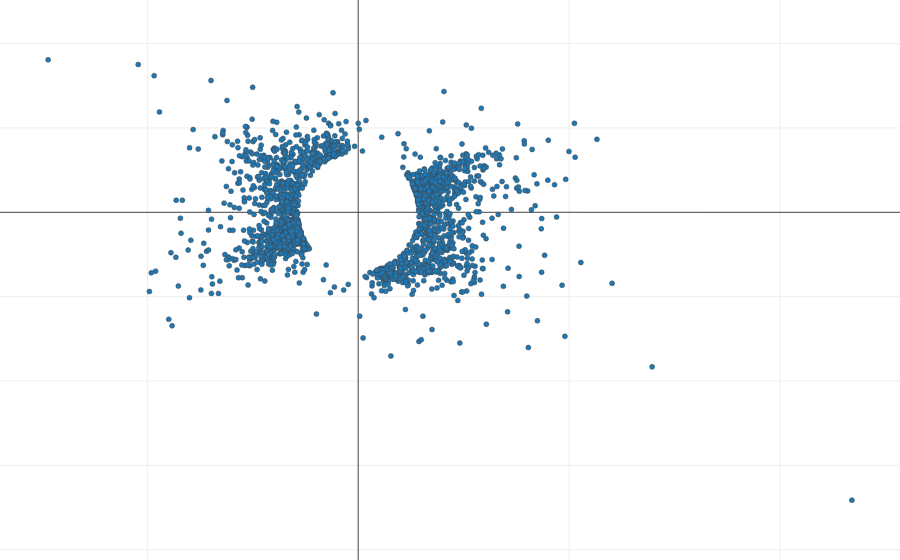

Write notebook code for a chart like this one.
### Code cell
plotly.offline.iplot(decomposition.plotly_factor_var(d_all, 0, 1, var2gene_dict))

### Figure 1 — Plotly figure (JSON) as saved in the notebook; plotly's stock layout.template omitted (floating-point values rounded to 4 significant figures; data arrays with more than 128 entries replaced by an {"elided": "..."} marker saying what was removed)
{"data": [{"marker": {"line": {"width": 0.5}, "opacity": 1, "size": 5}, "mode": "markers", "text": {"elided": "2360 str values"}, "type": "scatter", "x": {"elided": "2360 float values"}, "y": {"elided": "2360 float values"}}], "layout": {"hovermode": "closest", "margin": {"b": 0, "l": 0, "r": 0, "t": 0}, "yaxis": {"scaleanchor": "x"}}}
